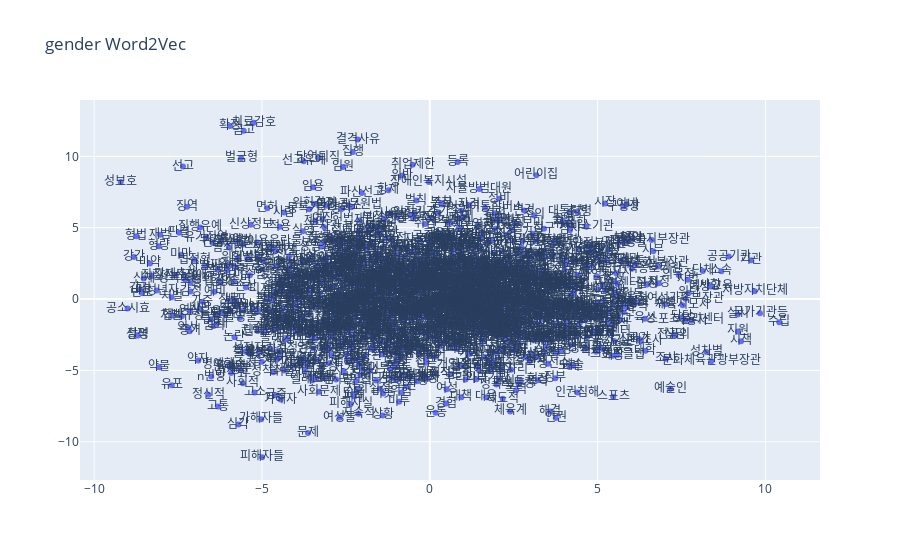

The notebook cell saved with this chart:
### Code cell
import plotly
import plotly.graph_objects as go
plt.figure(figsize=(15,10))
fig = go.Figure(data=go.Scatter(x=xs,
                                y=ys,
                                mode='markers+text',
                                text=text)) 

fig.update_layout(title='gender Word2Vec')
fig.show()

plotly.offline.plot(
fig, filename='gender_word2vec.html'
)

### Figure 1 — Plotly figure (JSON) as saved in the notebook; plotly's stock layout.template omitted (floating-point values rounded to 4 significant figures; data arrays with more than 128 entries replaced by an {"elided": "..."} marker saying what was removed)
{"data": [{"mode": "markers+text", "text": {"elided": "1412 str values"}, "type": "scatter", "x": {"elided": "1412 float values"}, "y": {"elided": "1412 float values"}}], "layout": {"title": {"text": "gender Word2Vec"}}}
